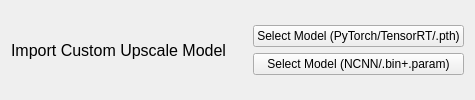
               <widget class="QWidget" name="widget_10" native="true">
                <property name="minimumSize">
                 <size>
                  <width>0</width>
                  <height>0</height>
                 </size>
                </property>
                <layout class="QGridLayout" name="gridLayout_8">
                 <item row="0" column="0">
                  <widget class="QLabel" name="encoderLabel_4">
                   <property name="font">
                    <font>
                     <pointsize>12</pointsize>
                    </font>
                   </property>
                   <property name="text">
                    <string>Import Custom Upscale Model</string>
                   </property>
                  </widget>
                 </item>
                 <item row="0" column="1">
                  <spacer name="horizontalSpacer_12">
                   <property name="orientation">
                    <enum>Qt::Orientation::Horizontal</enum>
                   </property>
                   <property name="sizeType">
                    <enum>QSizePolicy::Policy::MinimumExpanding</enum>
                   </property>
                   <property name="sizeHint" stdset="0">
                    <size>
                     <width>20</width>
                     <height>20</height>
                    </size>
                   </property>
                  </spacer>
                 </item>
                 <item row="0" column="2">
                  <layout class="QGridLayout" name="gridLayout_10">
                   <item row="1" column="0">
                    <widget class="QPushButton" name="selectNCNNCustomModel">
                     <property name="enabled">
                      <bool>true</bool>
                     </property>
                     <property name="text">
                      <string>Select Model (NCNN/.bin+.param)</string>
                     </property>
                    </widget>
                   </item>
                   <item row="0" column="0">
                    <widget class="QPushButton" name="selectPytorchCustomModel">
                     <property name="enabled">
                      <bool>true</bool>
                     </property>
                     <property name="text">
                      <string>Select Model (PyTorch/TensorRT/.pth)</string>
                     </property>
                    </widget>
                   </item>
                  </layout>
                 </item>
                </layout>
               </widget>
